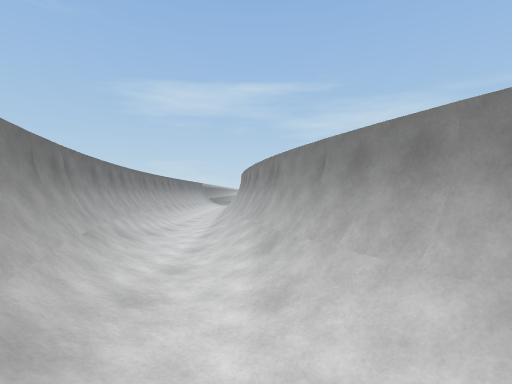
View 1 (above)

14 first-person views from a walk through a scene from a Unity 3-D project. The camera is 1.5 m above the floor, looks level and sees 85° across. The floor is counted in squares, 2 m on a side. Each view is taken from the middle of a square. On the plan, view 1 faces up. The plan holds only what a view shows up to about 10 squares ahead; the rest is blank. The place goes on beyond the plan. Some surface patterns are stand-ins.

View 2
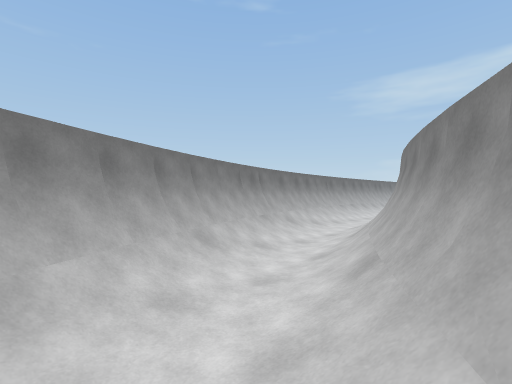

View 3
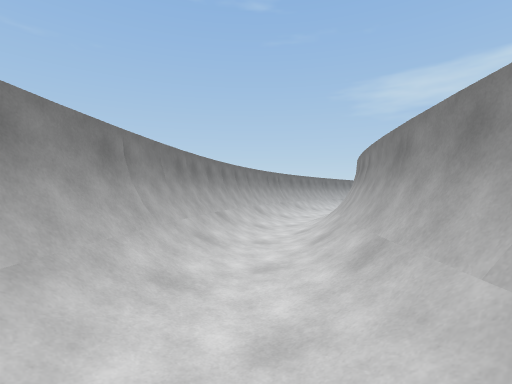

View 4
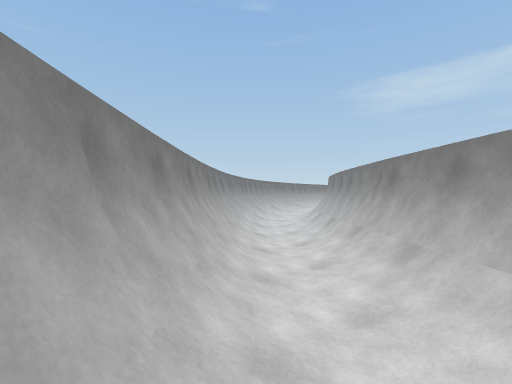

View 5
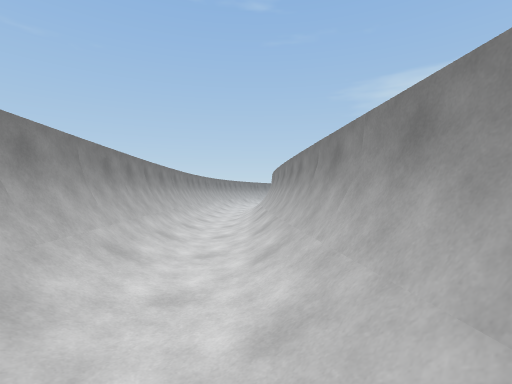

View 6
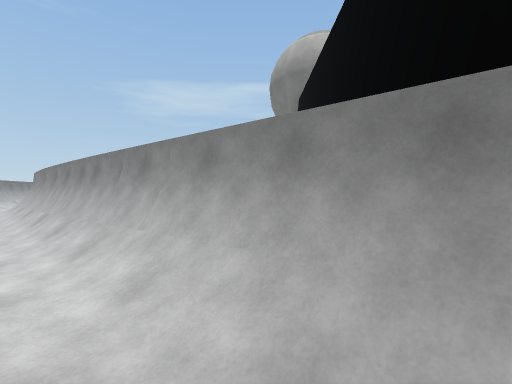

View 7
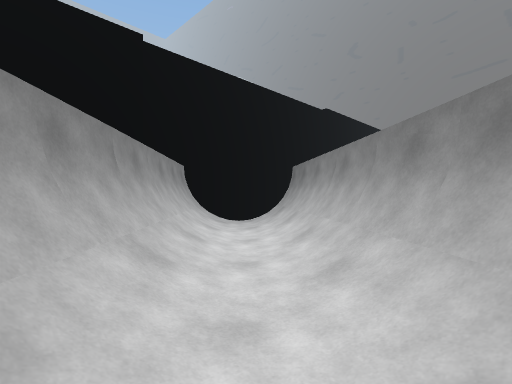

View 8
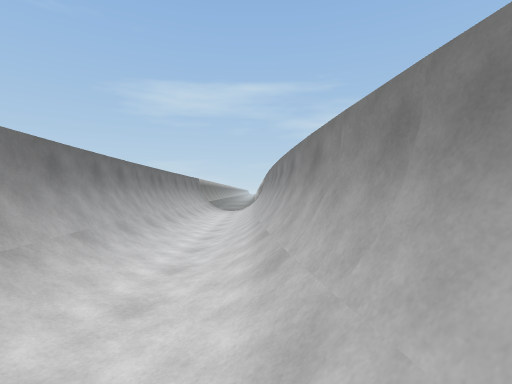

View 9
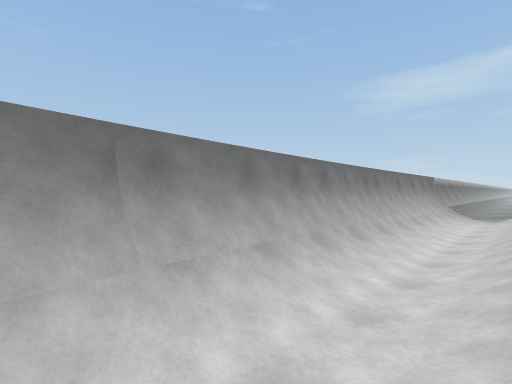

View 10
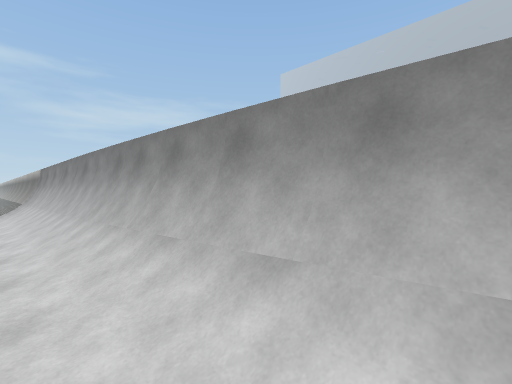

View 11
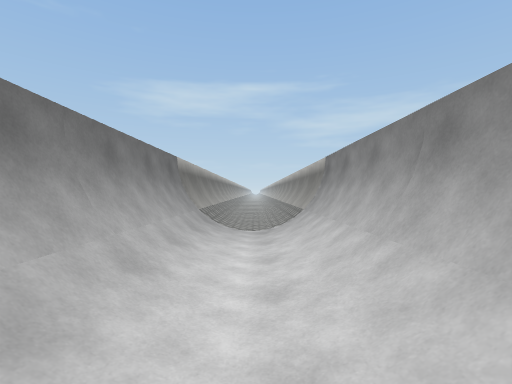

View 12
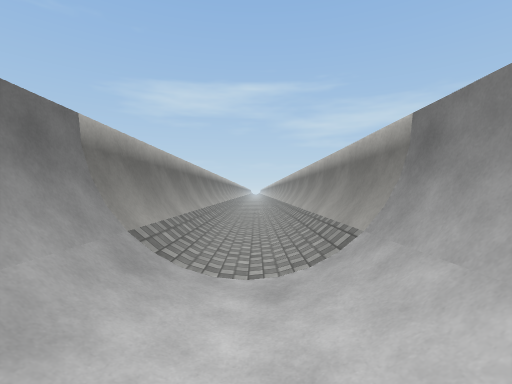

View 13
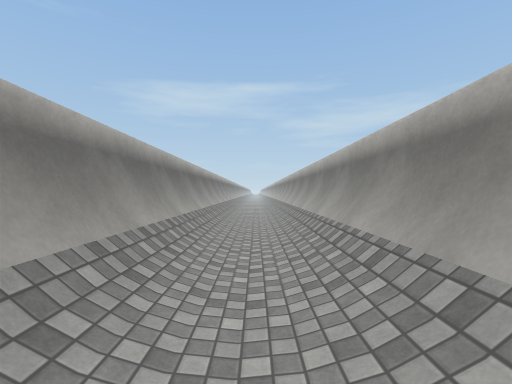

View 14
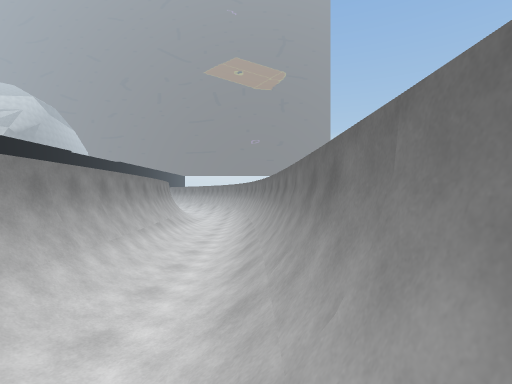

### Floor plan
Key: @ floor where view 1 was taken; # wall or solid block; . main floor; : floor 0.75 m higher than the main floor; / step, stairs or slope.
Columns run from 4 left of view 1 to 13 right of it. Each row starts with its distance up from view 1.
 23  /.#
 22 #/.#
 21 #/.#
 20 #/.#
 19 #/.#
 18 #/.#
 17 #/.#
 16 #/.#
 15 #/.#
 14 #/.#
 13 #/.#
 12 #/.##
 11 #/./#
 10 ##./#
  9  #./#
  8  #./#
  7  #./#
  6  #//#
  5  #/.#
  4  #/.##
  3  ##./#
  2   #//##
  1   #/./#
  0   ##@.##
 -1    ##./##
 -2     #/./##
 -3     ##/./##
 -4      ##/./##
 -5       ##/./##
 -6        ##/./##
 -7         ##/./##
 -8          ##/./##
 -9           ##/./###
-10            ##/./:#
-11             ###/ #

Where each view was taken, in squares from view 1:
view 1: 0 up, 0 right, facing up
view 2: 1 down, 2 right, facing up-left
view 3: 4 down, 4 right, facing up-left
view 4: 8 down, 7 right, facing up-left
view 5: 10 down, 11 right, facing up-left
view 6: 11 down, 11 right, facing up
view 7: 6 down, 6 right, facing down-right
view 8: 6 up, 1 left, facing up
view 9: 7 up, 1 left, facing up-left
view 10: 8 up, 2 left, facing up-right
view 11: 13 up, 2 left, facing up
view 12: 16 up, 2 left, facing up
view 13: 19 up, 2 left, facing up
view 14: 15 up, 3 left, facing down
